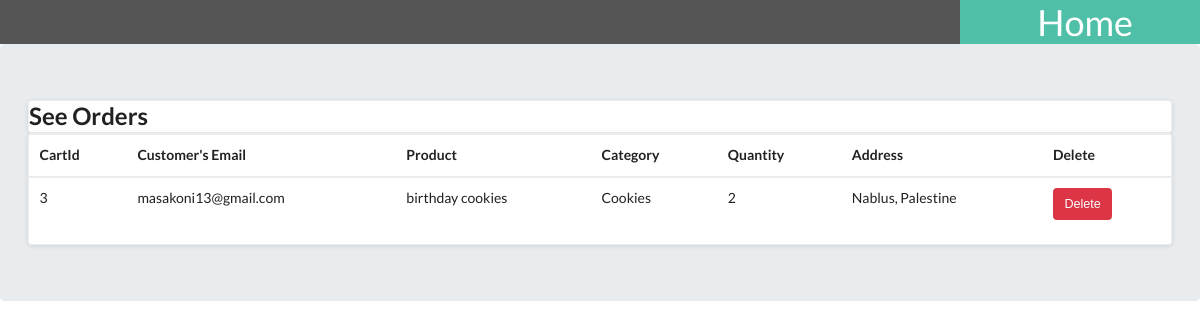
Page /Main/admin1.php (signed in) on the committed database.
### tables this page shows
CREATE TABLE `cart` (
  `CartId` int(10) NOT NULL,
  `Cid` int(10) NOT NULL,
  `totalPrice` int(10) NOT NULL,
  `Purshased_id` int(10) NOT NULL
);

CREATE TABLE `customer` (
  `Cid` int(10) NOT NULL,
  `Fname` varchar(20) NOT NULL,
  `Lname` varchar(20) NOT NULL,
  `password` varchar(50) NOT NULL,
  `email` varchar(30) NOT NULL,
  `address` varchar(30) NOT NULL
);

CREATE TABLE `product` (
  `id` int(10) NOT NULL,
  `name` varchar(100) NOT NULL,
  `description` varchar(1000) NOT NULL,
  `rating` double(3,2) NOT NULL,
  `category` varchar(20) NOT NULL,
  `price` double(5,2) NOT NULL,
  `quantity` int(10) NOT NULL,
  `sold` int(10) DEFAULT NULL,
  `img` varchar(200) NOT NULL
);

CREATE TABLE `purshased` (
  `Purshased_id` int(10) NOT NULL,
  `P_id` int(10) NOT NULL,
  `ordered` int(6) NOT NULL
);

### Main/admin1.php (the view, shortened to what this page needs)
<?php
if($_SESSION['isLoggedIn'] == 0 ){
    header("Location: logIn.php");
}else {?><!DOCTYPE html>
<html lang="en">
<head>
    <link rel="stylesheet" href="vendor/bootstrap/css/bootstrap.min.css">
     <link rel="stylesheet" href="styles%20sheets/style.default.css" id="theme-stylesheet">
    <link rel="stylesheet" href="https://cdnjs.cloudflare.com/ajax/libs/semantic-ui/2.4.1/semantic.min.css">
</head>
<body>
<div class="icon-bar">
    <a class="active" href="choose.php"><i class="fa fa-home"></i>Home</a>
</div>
<div clas="container">
    <div class="jumbotron">
        <div class="card">
            <h2>See Orders</h2>
        </div>
        <div class="card">
            <div calss ="card-body">
                <?php
                $conn = mysqli_connect("localhost","admin","123456","sprinkles");
                $qry = "SELECT C.CartId ,cus.email, Pro.name,Pro.category, Pur.ordered,  cus.address FROM `cart`as C ,`purshased` as Pur,`product`as Pro, `customer`as cus where Pur.Purshased_id = C.Purshased_id and cus.Cid=C.Cid and Pro.id=Pur.P_id";
                $res= $conn->query($qry);
                ?>
                <table class="table" id="table">
                    <thead class="thead-light">
                    <tr>
                        <th scope="col">CartId</th>
                        <th scope="col">Customer's Email</th>
                        <th scope="col">Product</th>
                        <th scope="col">Category</th>
                        <th scope="col">Quantity</th>
                        <th scope="col">Address</th>
                        <th scope="col">Delete</th>
                    </tr>
                    </thead>
                    <?php
                    if($res)
                    {
                    foreach ($res as $row)
                    {
                    ?>
                    <tbody>
                    <tr>
                        <td><?php echo $row['CartId'];?> </td>
                        <td><?php echo $row['email'];?> </td>
                        <td><?php echo $row['name'];?> </td>
                        <td><?php echo $row['category'];?></td>
                        <td><?php echo $row['ordered'];?> </td>
                        <td><?php echo $row['address'];?> </td>
                        <td><button type="button" class="btn btn-danger deletbtn">Delete</button> </td>
                    </tr>
                    </tbody>
                        <?php
                    }
                    }
                    else echo "No record";
                    $conn->close();}
                    ?>
                </table>
            </div>
        </div>
    </div>
</div>
</body>
</html>

### Main/styles sheets/style.default.css (style rules this page uses)
body { overflow-x: hidden; background-color: #f0f0f0; }
a, button { -webkit-transition: all 0.3s; transition: all 0.3s; outline: none; }
.btn { font-weight: 400; border: 1px solid transparent; padding: 0.375rem 0.75rem; font-size: 0.9rem; line-height: 1.5; border-radius: 0.25rem; -webkit-transition: color 0.15s ease-in-out, background-color 0.15s ease-in-out, border-color 0.15s ease-in-out, -webkit-box-shadow 0.15s ease-in-out; transition: color 0.15s ease-in-out, background-color 0.15s ease-in-out, border-color 0.15s ease-in-out, -webkit-box-shadow 0.15s ease-in-out; transition: color 0.15s ease-in-out, background-color 0.15s ease-in-out, border-color 0.15s ease-in-out, box-shadow 0.15s ease-in-out; transition: color 0.15s ease-in-out, background-color 0.15s ease-in-out, border-color 0.15s ease-in-out, box-shadow 0.15s ease-in-out, -webkit-box-shadow 0.15s ease-in-out; }
.btn-danger { color: #fff; background-color: #dc3545; border-color: #dc3545; }
body { font-family: "Roboto", Helvetica, Arial, sans-serif; font-size: 0.9rem; font-weight: 400; line-height: 1.5; color: #212529; background-color: #f0f0f0; }
a { color: #4fbfa8; text-decoration: none; }
h1, h2, h3, h4, h5, h6, .h1, .h2, .h3, .h4, .h5, .h6 { margin-bottom: 0.5rem; font-family: inherit; font-weight: 500; line-height: 1.2; color: inherit; }
h2, .h2 { font-size: 1.8rem; }
.card { background-color: #fff; border: 1px solid rgba(0, 0, 0, 0.07); border-radius: 0.25rem; -webkit-box-shadow: 0 1px 5px rgba(0, 0, 0, 0.1); box-shadow: 0 1px 5px rgba(0, 0, 0, 0.1); }

### Main/admin1.php (style rules this page uses)
.icon-bar { width: 100%; background-color: #555; overflow: auto; }
.icon-bar a { float: right; text-align: center; width: 20%; padding: 12px 0; transition: all 0.3s ease; color: white; font-size: 36px; }
.active { background-color: #4fbfa8; }

### rows in the picture
cart: CartId "3", Cid.email "masakoni13@gmail.com", product.name "birthday cookies", product.category "Cookies", Purshased.ordered "2", Cid.address "Nablus, Palestine"
